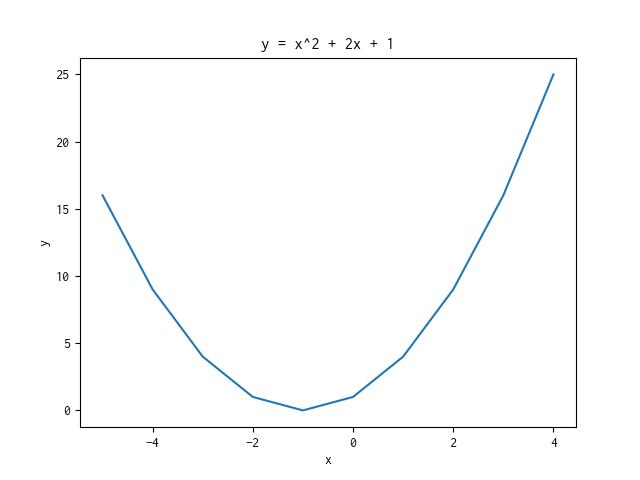

Reproduce this figure in Python.
import matplotlib.pyplot as plt

if __name__ == '__main__':

    x_values = [-5, -4, -3, -2, -1, 0, 1, 2, 3, 4]
    y_values = []
    for x in x_values:
        y = x ** 2 + 2 * x + 1
        y_values.append(y)

    plt.plot(x_values, y_values)
    plt.xlabel('x')
    plt.ylabel('y')
    plt.title('y = x^2 + 2x + 1')
    plt.savefig('02.png')
